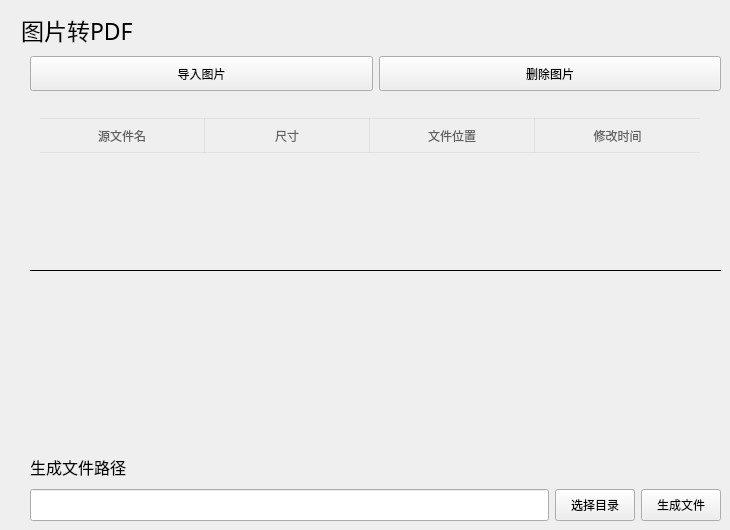
     <widget class="QWidget" name="page_5">
      <widget class="TitleLabel" name="TitleLabel_3">
       <property name="geometry">
        <rect>
         <x>21</x>
         <y>11</y>
         <width>151</width>
         <height>38</height>
        </rect>
       </property>
       <property name="sizePolicy">
        <sizepolicy hsizetype="Expanding" vsizetype="Expanding">
         <horstretch>0</horstretch>
         <verstretch>0</verstretch>
        </sizepolicy>
       </property>
       <property name="font">
        <font>
         <family>Microsoft YaHei</family>
         <pointsize>17</pointsize>
         <weight>50</weight>
         <bold>false</bold>
        </font>
       </property>
       <property name="text">
        <string>图片转PDF</string>
       </property>
      </widget>
      <widget class="QWidget" name="layoutWidget_2">
       <property name="geometry">
        <rect>
         <x>30</x>
         <y>450</y>
         <width>691</width>
         <height>71</height>
        </rect>
       </property>
       <layout class="QVBoxLayout" name="verticalLayout_2">
        <item>
         <widget class="SubtitleLabel" name="SubtitleLabel_2">
          <property name="sizePolicy">
           <sizepolicy hsizetype="Expanding" vsizetype="Expanding">
            <horstretch>0</horstretch>
            <verstretch>0</verstretch>
           </sizepolicy>
          </property>
          <property name="font">
           <font>
            <family>Microsoft YaHei</family>
            <pointsize>12</pointsize>
            <weight>50</weight>
            <bold>false</bold>
           </font>
          </property>
          <property name="text">
           <string>生成文件路径</string>
          </property>
         </widget>
        </item>
        <item>
         <layout class="QHBoxLayout" name="horizontalLayout_6">
          <item>
           <widget class="LineEdit" name="merge_text_2">
            <property name="sizePolicy">
             <sizepolicy hsizetype="Expanding" vsizetype="Expanding">
              <horstretch>40</horstretch>
              <verstretch>0</verstretch>
             </sizepolicy>
            </property>
           </widget>
          </item>
          <item>
           <widget class="PushButton" name="pushButton_8">
            <property name="sizePolicy">
             <sizepolicy hsizetype="Expanding" vsizetype="Expanding">
              <horstretch>0</horstretch>
              <verstretch>0</verstretch>
             </sizepolicy>
            </property>
            <property name="text">
             <string>选择目录</string>
            </property>
           </widget>
          </item>
          <item>
           <widget class="PushButton" name="pushButton_14">
            <property name="sizePolicy">
             <sizepolicy hsizetype="Expanding" vsizetype="Expanding">
              <horstretch>0</horstretch>
              <verstretch>0</verstretch>
             </sizepolicy>
            </property>
            <property name="text">
             <string>生成文件</string>
            </property>
           </widget>
          </item>
         </layout>
        </item>
       </layout>
      </widget>
      <widget class="QWidget" name="layoutWidget_3">
       <property name="geometry">
        <rect>
         <x>30</x>
         <y>56</y>
         <width>691</width>
         <height>35</height>
        </rect>
       </property>
       <layout class="QHBoxLayout" name="horizontalLayout_7">
        <item>
         <widget class="PushButton" name="pushButton_15">
          <property name="sizePolicy">
           <sizepolicy hsizetype="Expanding" vsizetype="Expanding">
            <horstretch>0</horstretch>
            <verstretch>0</verstretch>
           </sizepolicy>
          </property>
          <property name="text">
           <string>导入图片</string>
          </property>
         </widget>
        </item>
        <item>
         <widget class="PushButton" name="pushButton_16">
          <property name="sizePolicy">
           <sizepolicy hsizetype="Expanding" vsizetype="Expanding">
            <horstretch>0</horstretch>
            <verstretch>0</verstretch>
           </sizepolicy>
          </property>
          <property name="text">
           <string>删除图片</string>
          </property>
         </widget>
        </item>
       </layout>
      </widget>
      <widget class="CardWidget" name="CardWidget_3">
       <property name="geometry">
        <rect>
         <x>30</x>
         <y>98</y>
         <width>691</width>
         <height>344</height>
        </rect>
       </property>
       <property name="sizePolicy">
        <sizepolicy hsizetype="Expanding" vsizetype="Expanding">
         <horstretch>0</horstretch>
         <verstretch>0</verstretch>
        </sizepolicy>
       </property>
       <property name="frameShape">
        <enum>QFrame::HLine</enum>
       </property>
       <widget class="TableWidget" name="TableWidget_2">
        <property name="enabled">
         <bool>true</bool>
        </property>
        <property name="geometry">
         <rect>
          <x>10</x>
          <y>20</y>
          <width>681</width>
          <height>301</height>
         </rect>
        </property>
        <property name="sizePolicy">
         <sizepolicy hsizetype="Expanding" vsizetype="Expanding">
          <horstretch>0</horstretch>
          <verstretch>0</verstretch>
         </sizepolicy>
        </property>
        <property name="layoutDirection">
         <enum>Qt::LeftToRight</enum>
        </property>
        <property name="autoFillBackground">
         <bool>true</bool>
        </property>
        <property name="styleSheet">
         <string notr="true">QTableView {
    background: transparent;
    outline: none;
    border: none;
    /* font: 13px 'Segoe UI', 'Microsoft YaHei'; */
    selection-background-color: transparent;
    alternate-background-color: transparent;
}

QTableView[isBorderVisible=true] {
    border: 1px solid rgb(0, 0, 12);
}

QTableView::item {
    background: transparent;
    border: 0px;
    padding-left: 16px;
    padding-right: 16px;
    height: 35px;
}


QTableView::indicator {
    width: 18px;
    height: 18px;
    border-radius: 5px;
    border: none;
    background-color: transparent;
}


QHeaderView {
    background-color: transparent;
}

QHeaderView::section {
    background-color: transparent;
    color: rgb(96, 96, 96);
    padding-left: 5px;
    padding-right: 5px;
    border: 1px solid rgba(0, 0, 0, 15);
    font: 13px 'Segoe UI', 'Microsoft YaHei', 'PingFang SC';
}

QHeaderView::section:horizontal {
    border-left: none;
    height: 33px;
}

QTableView[isBorderVisible=true] QHeaderView::section:horizontal {
    border-top: none;
}

QHeaderView::section:horizontal:last {
    border-right: none;
}

QHeaderView::section:vertical {
    border-top: none;
}

QHeaderView::section:checked {
    background-color: transparent;
}

QHeaderView::down-arrow {
    subcontrol-origin: padding;
    subcontrol-position: center right;
    margin-right: 6px;
    image: url(:/qfluentwidgets/images/table_view/Down_black.svg);
}

QHeaderView::up-arrow {
    subcontrol-origin: padding;
    subcontrol-position: center right;
    margin-right: 6px;
    image: url(:/qfluentwidgets/images/table_view/Up_black.svg);
}

QTableCornerButton::section {
    background-color: transparent;
    border: 1px solid rgba(0, 0, 0, 15);
}

QTableCornerButton::section:pressed {
    background-color: rgba(0, 0, 0, 12);
}</string>
        </property>
        <property name="lineWidth">
         <number>1</number>
        </property>
        <property name="editTriggers">
         <set>QAbstractItemView::NoEditTriggers</set>
        </property>
        <property name="selectionMode">
         <enum>QAbstractItemView::SingleSelection</enum>
        </property>
        <property name="sortingEnabled">
         <bool>false</bool>
        </property>
        <property name="rowCount">
         <number>0</number>
        </property>
        <property name="selectRightClickedRow">
         <bool>false</bool>
        </property>
        <attribute name="horizontalHeaderVisible">
         <bool>true</bool>
        </attribute>
        <attribute name="horizontalHeaderCascadingSectionResizes">
         <bool>false</bool>
        </attribute>
        <attribute name="horizontalHeaderMinimumSectionSize">
         <number>30</number>
        </attribute>
        <attribute name="horizontalHeaderDefaultSectionSize">
         <number>165</number>
        </attribute>
        <attribute name="horizontalHeaderHighlightSections">
         <bool>false</bool>
        </attribute>
        <attribute name="verticalHeaderVisible">
         <bool>false</bool>
        </attribute>
        <attribute name="verticalHeaderDefaultSectionSize">
         <number>40</number>
        </attribute>
        <column>
         <property name="text">
          <string>源文件名</string>
         </property>
        </column>
        <column>
         <property name="text">
          <string>尺寸</string>
         </property>
        </column>
        <column>
         <property name="text">
          <string>文件位置</string>
         </property>
        </column>
        <column>
         <property name="text">
          <string>修改时间</string>
         </property>
        </column>
       </widget>
      </widget>
     </widget>
